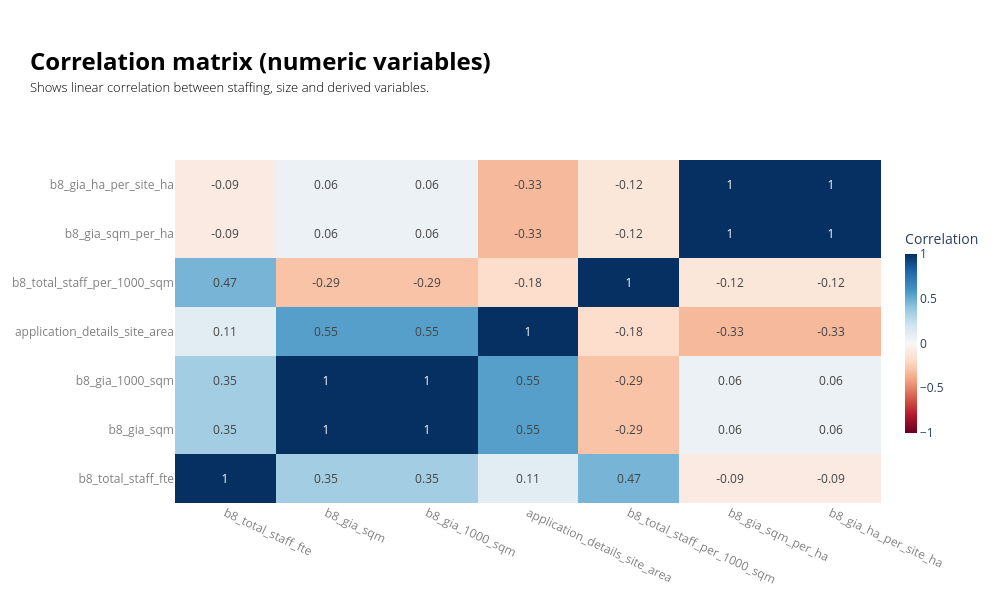

The code cell stored with this chart in its notebook:
### Markdown cell above
## Variables' Interpretation
The identified clusters gradually evolved throughout the years in London - the distributions overlap substantially, suggesting this operation start dates does not meaningfully differentiate the groups. 

**IQR Overlaps and Patterns:** A more distinct picture is among the employment and capacity variables: the boxplots are mostly staggered, with limited overlap in the interquartile ranges. Cluster means follow a monotonic pattern (small < medium < large), indicating a clear scaling effect, although its magnitude varies by variable. Whitespace IT power density (density_kw_max_per_sqm) shows a different pattern.

**Variability:** Across the variables, Cluster 2 (small DC) consistently shows a narrow IQR, suggesting this cluster is a good fit. Cluster 2 typically spreads on the high-end, and in some variables these points overlap the spread of Cluster 0 (medium DC); however, most of the time they are within 1.5 times the IQR from the edges of the box. Cluster 0 has considerable differences in IQR spread, even among similar variables (total staff / daily staff, total capacity / it capacity). Cluster 1 (large DC) is unpredictable; this may be due to the insufficient data, as explained above.

**Outliers:** Cluster 0 (medium DC) has significant high-end outliers. This indicate presence of atypical sites, that potentially can form another cluster if more datapoints are added. Cluster 2 (small DC) has one high-end outlies in the density column.

**Further Research on Data Centre Segmentation:**
- Adding additional variables into the mix, instead of relying on GIA/MW. Potentially this could involve applying domain knowledge of the types of the data centres. This will require manual classification;
- Exploring the relationship between the identified clusters, and another variable, which can be more easily acquired, e.g. spatial variable, or descriptor of the location. By identifying such potential links, we will be able to segment DC groups that don't have GIA and\or IT load capacity records published, e.g. all enterprise data centres.

# Section 2: Exploring the Link Between Data Centre Size and Direct Employment Generated

In this section, we perform regression analysis. Below are some aspects that determine the choice of variables and methods:

- The theme is not well-researched, and there are no assumptions on what can drive employment levels in DC. Basic assumption in this study is that the larger the facility is (**b8_gia_sqm**), the more staff it requires;
- The dataset has gaps, and to study the size-employment link, we need to drop the null values in both columns, as well as the outliers. This will reduce the sample size significantly, and increase the risk of overfitting - another reason to include only 1 independent variable. We created a set of derivatives that use GIA for model testing.
- Given the uneven N of observations in clusters, some of them will be underrepresented.

### Code cell
value_cols = ['b8_total_staff_fte', 'b8_gia_sqm','b8_gia_1000_sqm', 'application_details_site_area', 'b8_total_staff_per_1000_sqm', 'b8_gia_sqm_per_ha', 'b8_gia_ha_per_site_ha']
#________________________________________________________________________________________________________________________________________________
# Correlation matrix
corr_cols = value_cols

df = data_ldn_exstg[corr_cols].copy()
corr = df.corr(numeric_only=True)

fig = go.Figure(go.Heatmap(z=corr.values,x=corr.columns,y=corr.index,colorscale="RdBu",zmin=-1,zmax=1,
    text=corr.round(2).values,texttemplate="%{text}",hovertemplate="X: %{x}<br>Y: %{y}<br>Correlation: %{z:.2f}<extra></extra>",
    colorbar=dict( title="Correlation",len=0.65, thickness=12,x=1.02,),
))

fig.update_layout(
    width=1000,height=600,template="plotly_white",
    title=dict(
        text=(
            f"<br><span style='font-size:24px; font-weight:bold; color:{notes_colour}; display:block; margin-bottom:2px;'>"
            "Correlation matrix (numeric variables)"
            "</span><br>"
            f"<span style='font-size:13px; font-weight:300; color:{notes_colour}; display:block; margin-bottom:0px;'>"
            "Shows linear correlation between staffing, size and derived variables."
            "</span><br>"
        ),x=0.03,xanchor="left",y=0.92,yanchor="top",
    ),margin=dict(t=160),
)
fig.update_xaxes(tickangle=25, tickfont=dict(color=labels_colour), title_font=dict(color=labels_colour))
fig.update_yaxes(tickfont=dict(color=labels_colour), title_font=dict(color=labels_colour))
fig.show()

### Figure 1 — Plotly figure (JSON) as saved in the notebook; plotly's stock layout.template omitted (floating-point values rounded to 4 significant figures)
{"data": [{"colorbar": {"len": 0.65, "thickness": 12, "title": {"text": "Correlation"}, "x": 1.02}, "colorscale": [[0, "rgb(103,0,31)"], [0.1, "rgb(178,24,43)"], [0.2, "rgb(214,96,77)"], [0.3, "rgb(244,165,130)"], [0.4, "rgb(253,219,199)"], [0.5, "rgb(247,247,247)"], [0.6, "rgb(209,229,240)"], [0.7, "rgb(146,197,222)"], [0.8, "rgb(67,147,195)"], [0.9, "rgb(33,102,172)"], [1, "rgb(5,48,97)"]], "hovertemplate": "X: %{x}<br>Y: %{y}<br>Correlation: %{z:.2f}<extra></extra>", "text": [[1.0, 0.35, 0.35, 0.11, 0.47, -0.09, -0.09], [0.35, 1.0, 1.0, 0.55, -0.29, 0.06, 0.06], [0.35, 1.0, 1.0, 0.55, -0.29, 0.06, 0.06], [0.11, 0.55, 0.55, 1.0, -0.18, -0.33, -0.33], [0.47, -0.29, -0.29, -0.18, 1.0, -0.12, -0.12], [-0.09, 0.06, 0.06, -0.33, -0.12, 1.0, 1.0], [-0.09, 0.06, 0.06, -0.33, -0.12, 1.0, 1.0]], "texttemplate": "%{text}", "type": "heatmap", "x": ["b8_total_staff_fte", "b8_gia_sqm", "b8_gia_1000_sqm", "application_details_site_area", "b8_total_staff_per_1000_sqm", "b8_gia_sqm_per_ha", "b8_gia_ha_per_site_ha"], "y": ["b8_total_staff_fte", "b8_gia_sqm", "b8_gia_1000_sqm", "application_details_site_area", "b8_total_staff_per_1000_sqm", "b8_gia_sqm_per_ha", "b8_gia_ha_per_site_ha"], "z": [[1.0, 0.3496, 0.3496, 0.1131, 0.469, -0.09274, -0.09274], [0.3496, 1.0, 1.0, 0.5516, -0.2903, 0.06491, 0.06491], [0.3496, 1.0, 1.0, 0.5516, -0.2903, 0.06491, 0.06491], [0.1131, 0.5516, 0.5516, 1.0, -0.1839, -0.327, -0.327], [0.469, -0.2903, -0.2903, -0.1839, 1.0, -0.1225, -0.1225], [-0.09274, 0.06491, 0.06491, -0.327, -0.1225, 1.0, 1.0], [-0.09274, 0.06491, 0.06491, -0.327, -0.1225, 1.0, 1.0]], "zmax": 1, "zmin": -1}], "layout": {"height": 600, "margin": {"t": 160}, "title": {"text": "<br><span style='font-size:24px; font-weight:bold; color:black; display:block; margin-bottom:2px;'>Correlation matrix (numeric variables)</span><br><span style='font-size:13px; font-weight:300; color:black; display:block; margin-bottom:0px;'>Shows linear correlation between staffing, size and derived variables.</span><br>", "x": 0.03, "xanchor": "left", "y": 0.92, "yanchor": "top"}, "width": 1000, "xaxis": {"tickangle": 25, "tickfont": {"color": "grey"}, "title": {"font": {"color": "grey"}}}, "yaxis": {"tickfont": {"color": "grey"}, "title": {"font": {"color": "grey"}}}}}
